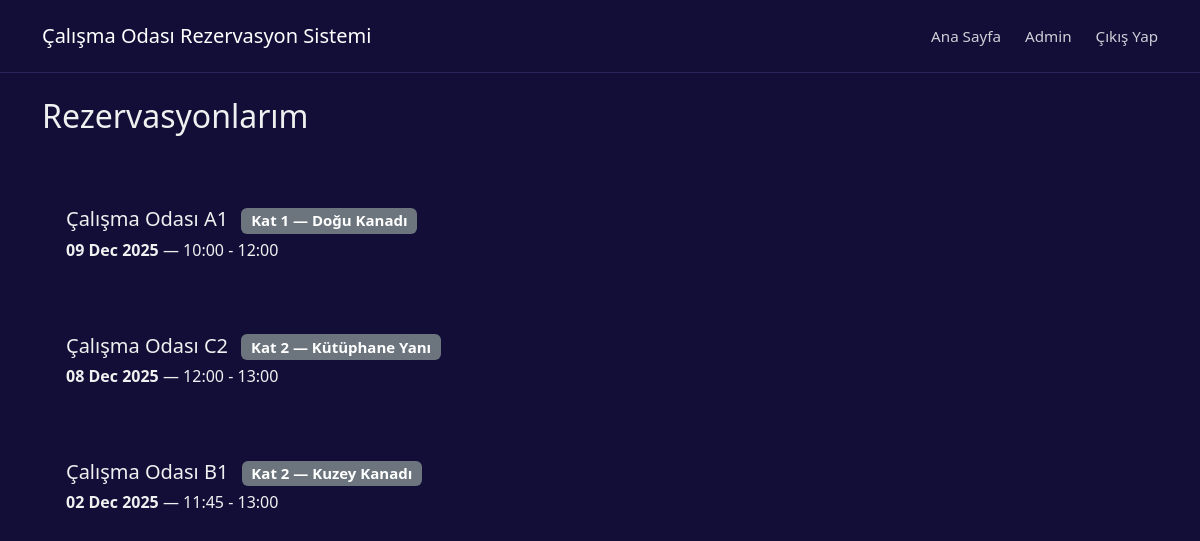
The app's page /reservations/mine/ (signed in), older data.
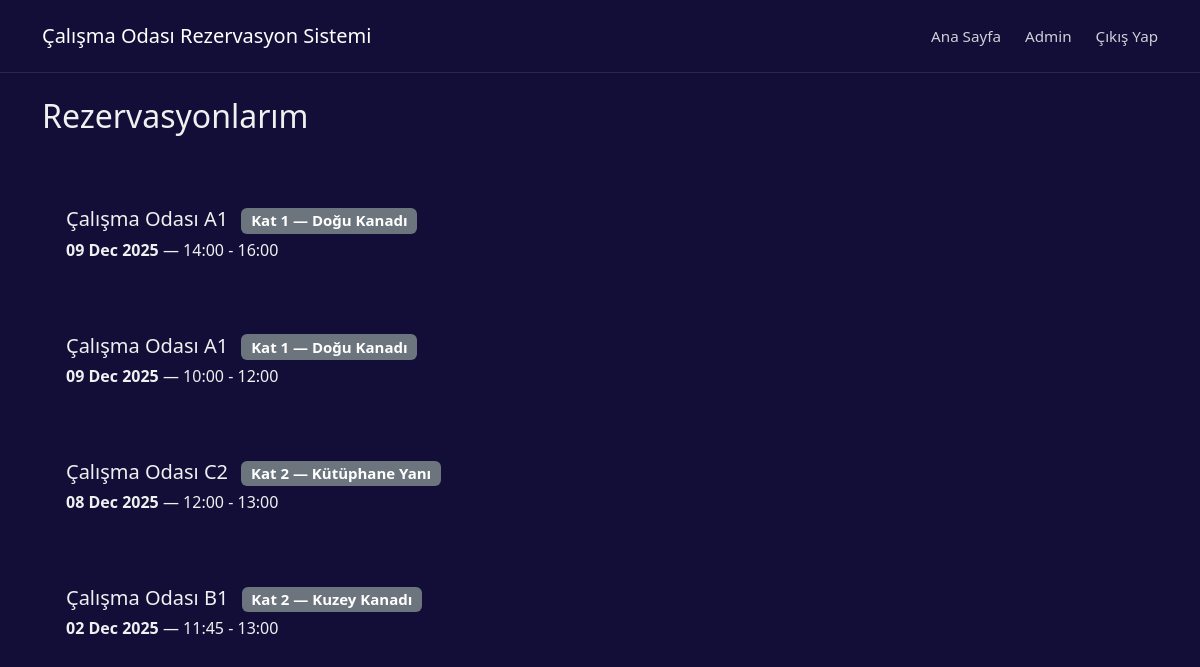
The same page, newer data.
### reservations/models.py (models this page shows, shortened)
class Reservation(models.Model):
    user = models.ForeignKey(settings.AUTH_USER_MODEL, on_delete=models.CASCADE)
    room = models.ForeignKey(Room, on_delete=models.CASCADE)
    date = models.DateField()
    start_time = models.TimeField()
    end_time = models.TimeField()

### rooms/models.py (models this page shows, shortened)
class Room(models.Model):
    name = models.CharField(max_length=100)
    capacity = models.PositiveIntegerField()
    location = models.CharField(max_length=100)

### reservations/views.py (the view)
# urls.py: path('mine/', views.my_reservations, name='mine'),
@login_required
def my_reservations(request):
    qs = Reservation.objects.filter(user=request.user).select_related('room').order_by('-date', '-start_time')
    return render(request, 'mine.html', {'reservations': qs})

### reservations/templates/mine.html (shortened to what this page needs)
{% extends 'calismaodasi/base.html' %}
{% load static %}
{% block extra_css %}
<link rel="stylesheet" href="{% static 'reservations/reservations_styles.css' %}?v=2">
{% endblock %}
{% block content %}
<div class="mine-page-content">
    <h2 class="mb-5 page-title">Rezervasyonlarım</h2>
    {% if reservations %}
    <div class="row row-cols-1 g-4">
        {% for r in reservations %}
          <div class="col">
            <div class="room-card p-4 d-flex justify-content-between align-items-center">
                <div class="reservation-info">
                    <h5 class="room-title mb-1">
                        {{ r.room.name }}
                        <small class="badge bg-secondary ms-2">{{ r.room.location }}</small>
                    </h5>
                    <p class="room-description mb-0">
                        <span class="fw-bold">{{ r.date|date:"d M Y" }}</span> &mdash; {{ r.start_time|time:"H:i" }} - {{ r.end_time|time:"H:i" }}
                    </p>
                </div>
            </div>
          </div>
        {% endfor %}
    </div>
    {% else %}
        <div class="room-card p-4 text-center">
            <p class="text-muted mb-0">Henüz rezervasyonunuz yok.</p>
        </div>
    {% endif %}
</div>
{% endblock %}

### calismaodasi/templates/calismaodasi/base.html (shortened to what this page needs)
<!DOCTYPE html>
<html lang="tr">
<head>
    {% load static %}
    <link rel="stylesheet" href="https://cdn.jsdelivr.net/npm/bootstrap@5.3.2/dist/css/bootstrap.min.css">
    <link rel="stylesheet" href="{% static 'css/styles.css' %}?v=4">
    {% block extra_css %}{% endblock %}
</head>
<body class="dark-theme">
    <header class="main-header py-3">
        <div class="container d-flex justify-content-between align-items-center">
            <h1 class="h5 mb-0 logo text-white">Çalışma Odası Rezervasyon Sistemi</h1>
            <nav class="d-flex gap-4 main-nav">
                <a href="{% url 'home' %}" class="nav-link text-white text-decoration-none">Ana Sayfa</a>
                <a href="/admin/" class="nav-link text-white text-decoration-none">Admin</a>
                {% if user.is_authenticated %}
                  <form method="post" action="{% url 'logout' %}" style="display:inline;">
                    <button type="submit" class="btn btn-link nav-link text-white text-decoration-none p-0 m-0 align-baseline">Çıkış Yap</button>
                  </form>
                {% else %}
                  <a href="{% url 'login' %}" class="nav-link text-white text-decoration-none">Giriş Yap</a>
                  <a href="{% url 'register' %}" class="nav-link text-white text-decoration-none">Kayıt Ol</a>
                  <a href="{% url 'notifications' %}" class="nav-link text-white text-decoration-none">Bildirimler</a>
                  {% endif %}
            </nav>
        </div>
    </header>
    <main class="container py-4">
        {% block content %}{% endblock %}
    </main>
</body>
</html>

### calismaodasi/static/css/styles.css (style rules this page uses)
.dark-theme { background-color: #120e38; color: #f0f0f0; min-height: 100vh; }
.main-header { background-color: #120e38; border-bottom: 1px solid #2a2559; padding-top: 1.5rem !important; padding-bottom: 1.5rem !important; }
.main-nav .nav-link { color: #ffffff !important; font-size: 0.95rem; opacity: 0.8; transition: opacity 0.3s; }

Row changes from the older to the newer data that the page shows:
added Reservation: room.name "Çalışma Odası A1", room.location "Kat 1 — Doğu Kanadı", date "09 Dec 2025", start_time "14:00", end_time "16:00"
